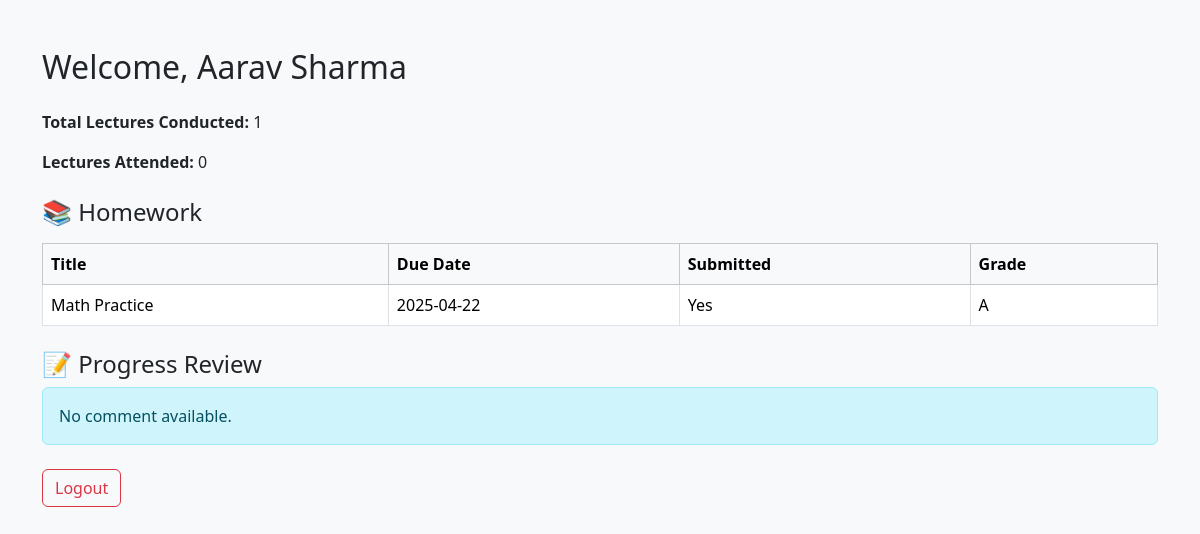
Screenshot of /student-dashboard (signed in) with the database file from the repository.
### tables this page shows
CREATE TABLE homework (
                id INTEGER PRIMARY KEY AUTOINCREMENT,
                title TEXT NOT NULL,
                description TEXT NOT NULL,
                due_date TEXT NOT NULL,
                assigned_class INTEGER NOT NULL
            );

### app.py (the view)
@app.route("/student-dashboard")
def student_dashboard():
    student_id = session.get("student_id")
    if not student_id:
        return redirect(url_for("student_login"))
    with sqlite3.connect("tuition.db", timeout=10) as conn:
        c = conn.cursor()
        c.execute("SELECT COUNT(DISTINCT date) FROM attendance WHERE tuition_taken = 'Yes'")
        total_lectures = c.fetchone()[0]
        c.execute("SELECT COUNT(*) FROM attendance WHERE student_id = ? AND status = 'Present'", (student_id,))
        attended_lectures = c.fetchone()[0]
        c.execute("SELECT class FROM subjects WHERE student_id = ?", (student_id,))
        student_class = c.fetchone()[0]
        c.execute("SELECT id, title, due_date FROM homework WHERE assigned_class = ?", (student_class,))
        all_homework = c.fetchall()
        c.execute("SELECT homework_id, grade FROM submissions WHERE student_id = ?", (student_id,))
        submitted = {row[0]: row[1] for row in c.fetchall()}
        c.execute("SELECT comment FROM progress_comments WHERE student_id = ?", (student_id,))
        comment_row = c.fetchone()
        progress_note = comment_row[0] if comment_row else ""
    return render_template("student_dashboard.html",
                           name=session["student_name"],
                           total_lectures=total_lectures,
                           attended_lectures=attended_lectures,
                           all_homework=all_homework,
                           submitted=submitted,
                           progress_note=progress_note)

### templates/student_dashboard.html (shortened to what this page needs)
<!DOCTYPE html>
<html lang="en">
<head>
    <link href="https://cdn.jsdelivr.net/npm/bootstrap@5.3.3/dist/css/bootstrap.min.css" rel="stylesheet">
</head>
<body class="bg-light">
    <div class="container mt-5">
        <h2 class="mb-4">Welcome, {{ name }}</h2>
        <div class="mb-4">
            <p><strong>Total Lectures Conducted:</strong> {{ total_lectures }}</p>
            <p><strong>Lectures Attended:</strong> {{ attended_lectures }}</p>
        </div>
        <h4 class="mb-3">📚 Homework</h4>
        <table class="table table-bordered">
            <thead class="table-light">
                <tr>
                    <th>Title</th>
                    <th>Due Date</th>
                    <th>Submitted</th>
                    <th>Grade</th>
                </tr>
            </thead>
            <tbody>
                {% for hw in all_homework %}
                <tr>
                    <td>{{ hw[1] }}</td>
                    <td>{{ hw[2] }}</td>
                    <td>{{ "Yes" if hw[0] in submitted else "No" }}</td>
                    <td>{{ submitted.get(hw[0], "-") }}</td>
                </tr>
                {% endfor %}
            </tbody>
        </table>
        <h4 class="mt-4">📝 Progress Review</h4>
        <div class="alert alert-info">{{ progress_note or "No comment available." }}</div>
        <div class="mt-4">
            <a href="{{ url_for('logout') }}" class="btn btn-outline-danger">Logout</a>
        </div>
    </div>
</body>
</html>

### rows the page displays
homework: title "Math Practice", due_date "2025-04-22", value "Yes", get "A"

### other values shown
{{ name }} "Aarav Sharma"
{{ total_lectures }} "1"
{{ attended_lectures }} "0"
{{ progress_note or "No comment available." }} "No comment available."
